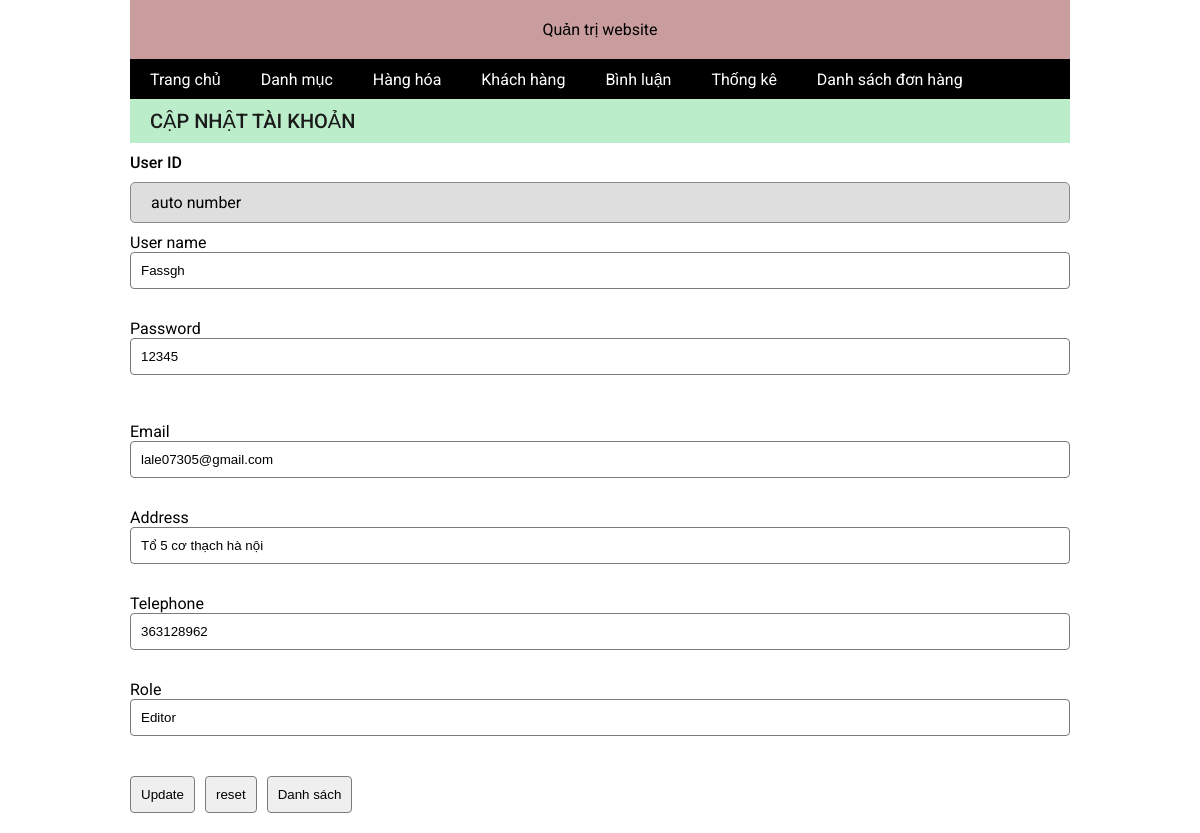
Screenshot of /admin/index.php?act=edit_customer&id=2 with the database file from the repository.
### tables this page shows
CREATE TABLE `customer` (
  `id` int(11) NOT NULL,
  `user` varchar(255) NOT NULL,
  `password` varchar(255) NOT NULL,
  `email` varchar(255) NOT NULL,
  `address` varchar(255) NOT NULL,
  `tele` int(15) NOT NULL,
  `role` varchar(255) NOT NULL
);

### model/pdo.php (called while the page is built, shortened)
<?php
function pdo_get_connection(){
    $dburl = 'mysql:host=127.0.0.1;dbname=model_project;charset=utf8';
    $username = 'root';
    $password = '';
    $conn = new PDO($dburl,$username,$password);
    $conn->setAttribute(PDO::ATTR_ERRMODE,PDO::ERRMODE_EXCEPTION);
    return $conn;
}
function pdo_query_one($sql){
    $sql_args = array_slice(func_get_args(),1);
    try{
        $conn = pdo_get_connection();
        $stmt = $conn->prepare($sql);
        $stmt->execute($sql_args);
        $row = $stmt->fetch(PDO::FETCH_ASSOC);
        return $row;
    }
    catch(PDOException $e){
        throw $e;
    }
    finally{
        unset($conn);
    }
}
?>

### model/account.php (called while the page is built, shortened)
<?php
function checkUserId($id){
    $sql = "SELECT * FROM customer WHERE id = $id ";
    $result = pdo_query_one($sql);
    return $result;
}
?>

### admin/account/edit.php (the view, shortened to what this page needs)
<?php
if ( isset($result['id'])) {
    $user = $result['user'];
    $password = $result['password'];
    $email = $result['email'];
    $address = $result['address'];
    $tele = $result['tele'];
    $role = $result['role'];
} else {
    $id = 0;
    $user = "Undefined name";
}
?>
<main class="w-100">
    <div class="add_new w-100">
        Cập nhật tài khoản
    </div>
    <label style="font-weight: 500;margin: 10px 0px;display: block;" for="">User ID</label>
    <div class="id_category">
        auto number
    </div>
    <form action="index.php?act=update_customer" class="d-f f-d" method="POST" enctype="multipart/form-data">
        <label for="name_category">User name</label>
        <input type="text" id="name_category" autofocus name="username" value="<?= $user ?>" placeholder="Nhập username">
        <label for="name_category">Password</label>
        <input type="text" id="price_product" name="password" value="<?= $password ?>" placeholder="Password">
        <span class="parseNumber"></span>
        <label for="name_category">Email</label>
        <input type="text" id="sale_product" name="email" value="<?= $email ?>" placeholder="Email">
        <label for="name_category">Address</label>
        <input type="text" id="image_product" name="address" value="<?= $address ?>" placeholder="Address">
        <label for="name_category">Telephone</label>
        <input type="number" id="date_product" name="tele" value="<?= $tele ?>" placeholder="Telephone">
        <label for="desc_product">Role</label>
        <input type="text" id="desc_product" name="role" value="<?= $role ?>" placeholder="Role">
        <div class="button_form">
            <input type="submit" class="btn_name_category" name="update_customer" value="Update" />
            <input type="reset" class="btn_name_category" value="reset" />
            <a href="index.php?act=list_customer"><input type="button" type="text" value="Danh sách"></a>
        </div>
    </form>
</main>
</div>

### css/admin.css (style rules this page uses)
* { padding: 0; margin: 0; }
body { display: flex; justify-content: center; align-items: center; font-family: "Roboto",sans-serif; }
.w-100 { width: 100%; }
.d-f { display: flex; }
.f-d { flex-direction: column; }
.add_new { background-color: rgb(187, 237, 202); padding: 10px 20px; box-sizing: border-box; font-size: 20px; text-transform: uppercase; font-weight: 500; color: rgb(26, 26, 26); }
.id_category { width: 100%; padding: 10px 20px ; background-color: rgb(222, 222, 222); box-sizing: border-box; border-radius: 5px; border: 1px solid rgb(137, 137, 137); }
form label { margin-top: 10px ; display: block; }
form input { margin-bottom: 20px; padding: 10px 10px; border-radius: 4px; border: 1px solid rgb(123, 123, 123); }
.button_form { display: flex; gap: 10px; }
.btn_name_category { padding: 5px 10px; }

### css/category.css (style rules this page uses)
* { padding: 0; margin: 0; }
body { display: flex; justify-content: center; align-items: center; font-family: "Roboto", sans-serif; }
.w-100 { width: 100%; }
.d-f { display: flex; }
.f-d { flex-direction: column; }
.add_new { background-color: rgb(187, 237, 202); padding: 10px 20px; box-sizing: border-box; font-size: 20px; text-transform: uppercase; font-weight: 500; color: rgb(26, 26, 26); }
.button_form { display: flex; gap: 10px; margin-top: 20px; }
.button_form { display: flex; gap: 10px; }
.btn_name_category { padding: 5px 10px; }
.parseNumber { height: 17px; font-size: 16px; width: 100%; }

### rows the page displays
customer: username "Fassgh", password "12345", email "lale07305@gmail.com", address "Tổ 5 cơ thạch hà nội", tele "363128962", role "Editor"
